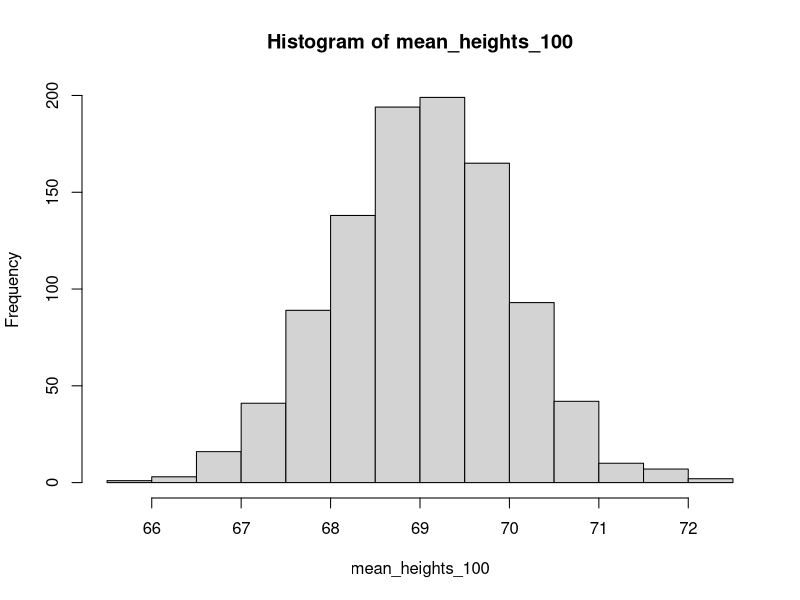
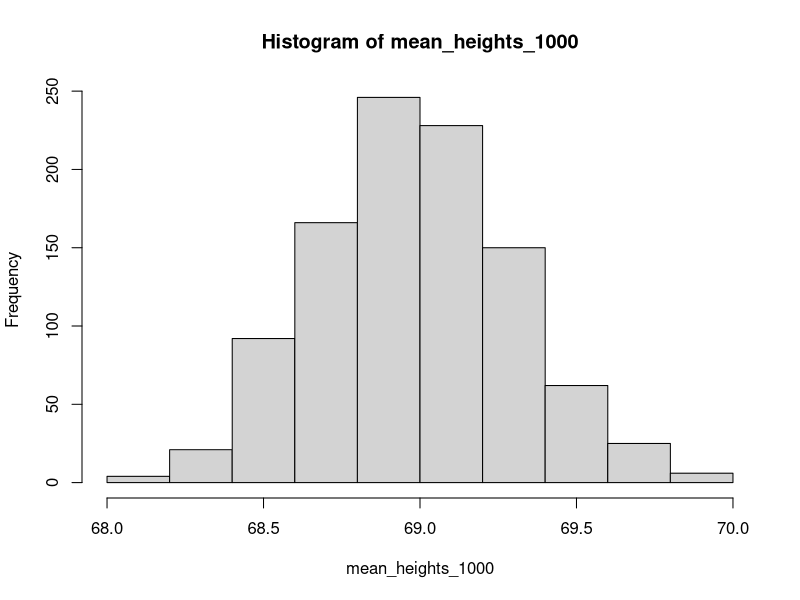
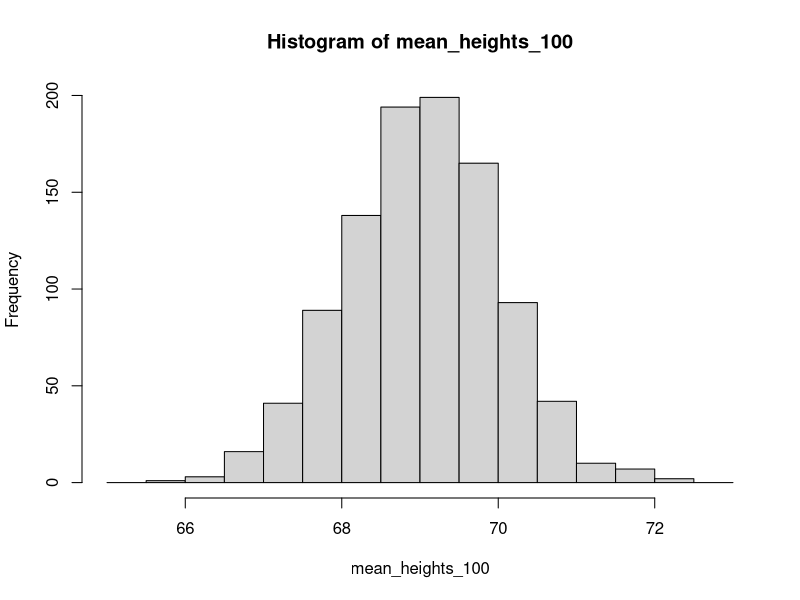
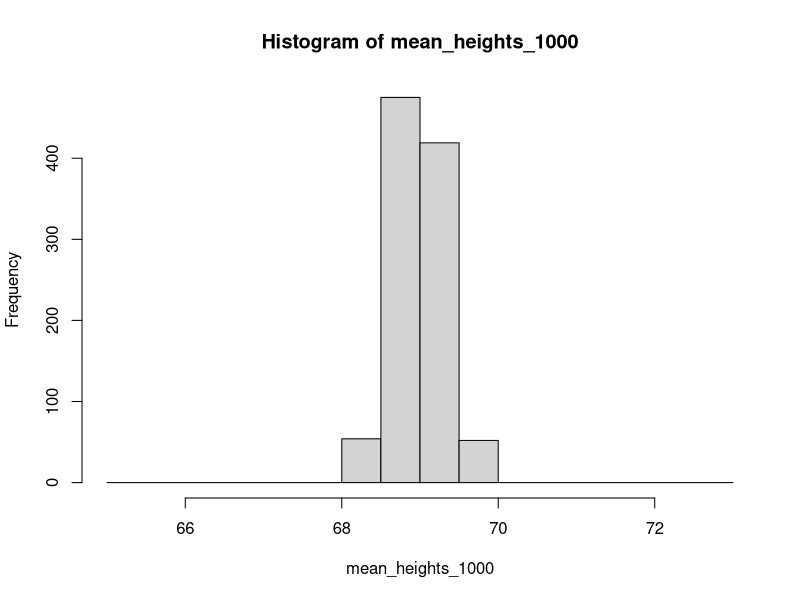
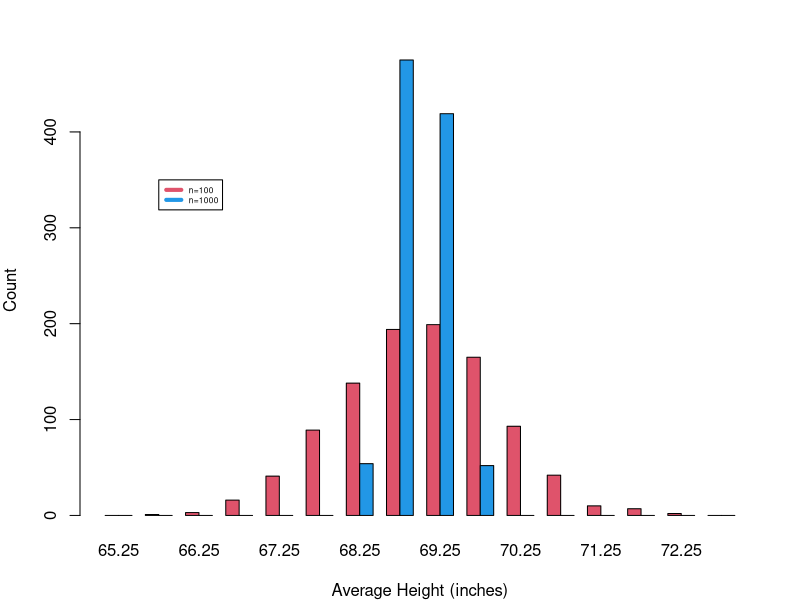

Here is the R script that generated these plots, in order:
## Plotting and genetic variation data analysis exercises, Assignment 1

##1

get_heights <- function(x) {
  heights <- rnorm(x, mean=69, sd=10)
return(heights)
}

##2
get_heights <- function(x) {
  heights <- rnorm(x, mean=69, sd=10)
  mean(heights)
  return(heights)
}

##3
get_heights <- function(x) {
  heights <- rnorm(x, mean=69, sd=10)
  return(mean(heights))
}

##4
mean_heights_100 <- numeric(1000)
for (ii in 1:1000) {
  mean_heights_100[ii] <- get_heights(100)
}

##5
mean_heights_1000 <- numeric(1000)
for (ii in 1:1000) {
  mean_heights_1000[ii] <- get_heights(1000)
}

## 6

#plot both histograms seperately to decide where the breaks should be
hist(mean_heights_100)
hist(mean_heights_1000)

# create vector for breaks
bins<-seq(65,73, by=0.5)
counts_mean_heights_100<-hist(mean_heights_100, breaks = bins)$counts
counts_mean_heights_1000<-hist(mean_heights_1000, breaks = bins)$counts

#set plotting area
par(mfrow=c(1,1), mar=c(4,4,3,2))

barplot(rbind(counts_mean_heights_100, counts_mean_heights_1000), col= c(2,4), beside=T, xlab = "Average Height (inches)", ylab = "Count", names.arg = bins[1:16]+.25)
legend(5, 350, c("n=100", "n=1000"), lwd = 4, col = c(2,4), cex = .5)

